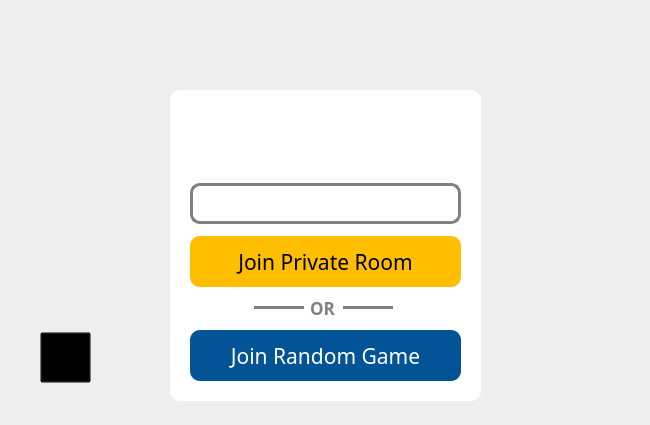
<?xml version="1.0" encoding="UTF-8"?>
<ui version="4.0">
 <class>JoinRoomClass</class>
 <widget class="QMainWindow" name="JoinRoomClass">
  <property name="geometry">
   <rect>
    <x>0</x>
    <y>0</y>
    <width>650</width>
    <height>425</height>
   </rect>
  </property>
  <property name="minimumSize">
   <size>
    <width>650</width>
    <height>425</height>
   </size>
  </property>
  <property name="maximumSize">
   <size>
    <width>650</width>
    <height>425</height>
   </size>
  </property>
  <property name="font">
   <font>
    <family>Nunito Medium</family>
   </font>
  </property>
  <property name="windowTitle">
   <string>Gartic - Join Room</string>
  </property>
  <property name="windowIcon">
   <iconset resource="../../Frontend.qrc">
    <normaloff>:/Frontend/assets/images/appicon.ico</normaloff>:/Frontend/assets/images/appicon.ico</iconset>
  </property>
  <widget class="QWidget" name="centralWidget">
   <widget class="QGroupBox" name="groupBox_join_game_window">
    <property name="geometry">
     <rect>
      <x>170</x>
      <y>90</y>
      <width>311</width>
      <height>311</height>
     </rect>
    </property>
    <property name="font">
     <font>
      <family>Nunito Medium</family>
      <pointsize>16</pointsize>
      <bold>false</bold>
      <underline>false</underline>
      <strikeout>false</strikeout>
     </font>
    </property>
    <property name="autoFillBackground">
     <bool>false</bool>
    </property>
    <property name="styleSheet">
     <string notr="true">background-color: rgb(255, 255, 255);
border-radius: 10px;</string>
    </property>
    <property name="flat">
     <bool>false</bool>
    </property>
    <property name="checkable">
     <bool>false</bool>
    </property>
    <widget class="QLabel" name="label_joinGameBadge">
     <property name="geometry">
      <rect>
       <x>40</x>
       <y>20</y>
       <width>231</width>
       <height>51</height>
      </rect>
     </property>
     <property name="text">
      <string/>
     </property>
     <property name="pixmap">
      <pixmap resource="../../Frontend.qrc">:/Frontend/assets/images/join-game-badge.png</pixmap>
     </property>
     <property name="scaledContents">
      <bool>true</bool>
     </property>
    </widget>
    <widget class="QLineEdit" name="lineEdit_enterCode">
     <property name="geometry">
      <rect>
       <x>20</x>
       <y>93</y>
       <width>271</width>
       <height>41</height>
      </rect>
     </property>
     <property name="font">
      <font>
       <family>Nunito Medium</family>
       <pointsize>14</pointsize>
      </font>
     </property>
     <property name="styleSheet">
      <string notr="true">border: 3px solid gray;
padding-left:5px;</string>
     </property>
     <property name="text">
      <string/>
     </property>
     <property name="readOnly">
      <bool>false</bool>
     </property>
    </widget>
    <widget class="QPushButton" name="pushButton_JoinPrivateRoom">
     <property name="geometry">
      <rect>
       <x>20</x>
       <y>146</y>
       <width>271</width>
       <height>51</height>
      </rect>
     </property>
     <property name="font">
      <font>
       <family>Nunito Medium</family>
       <pointsize>16</pointsize>
      </font>
     </property>
     <property name="cursor">
      <cursorShape>ArrowCursor</cursorShape>
     </property>
     <property name="layoutDirection">
      <enum>Qt::LeftToRight</enum>
     </property>
     <property name="styleSheet">
      <string notr="true">QPushButton{
background-color: rgb(255, 191, 0);
color:rgb(0,0,0);
}

QPushButton:hover, QPushButton:pressed {
   background-color: rgb(225, 165, 0);
}</string>
     </property>
     <property name="text">
      <string>Join Private Room</string>
     </property>
     <property name="iconSize">
      <size>
       <width>20</width>
       <height>20</height>
      </size>
     </property>
     <property name="checkable">
      <bool>false</bool>
     </property>
    </widget>
    <widget class="QLabel" name="label">
     <property name="geometry">
      <rect>
       <x>140</x>
       <y>210</y>
       <width>31</width>
       <height>16</height>
      </rect>
     </property>
     <property name="font">
      <font>
       <family>Nunito</family>
       <pointsize>13</pointsize>
       <bold>true</bold>
      </font>
     </property>
     <property name="styleSheet">
      <string notr="true">color: gray;</string>
     </property>
     <property name="text">
      <string>OR</string>
     </property>
    </widget>
    <widget class="QPushButton" name="pushButton_JoinRandomGame">
     <property name="geometry">
      <rect>
       <x>20</x>
       <y>240</y>
       <width>271</width>
       <height>51</height>
      </rect>
     </property>
     <property name="font">
      <font>
       <family>Nunito Medium</family>
       <pointsize>16</pointsize>
      </font>
     </property>
     <property name="cursor">
      <cursorShape>ArrowCursor</cursorShape>
     </property>
     <property name="layoutDirection">
      <enum>Qt::LeftToRight</enum>
     </property>
     <property name="styleSheet">
      <string notr="true">QPushButton {
background-color: rgb(3, 83, 151);
color: rgb(255,255,255);
}

QPushButton:hover, QPushButton:pressed {
   background-color: rgb(2, 63, 112);
}</string>
     </property>
     <property name="text">
      <string>Join Random Game</string>
     </property>
     <property name="iconSize">
      <size>
       <width>20</width>
       <height>20</height>
      </size>
     </property>
     <property name="checkable">
      <bool>false</bool>
     </property>
    </widget>
    <widget class="QLabel" name="label_lineLeft">
     <property name="geometry">
      <rect>
       <x>84</x>
       <y>216</y>
       <width>50</width>
       <height>3</height>
      </rect>
     </property>
     <property name="styleSheet">
      <string notr="true">background-color: grey;
border: 0px;
border-radius:0px;</string>
     </property>
     <property name="text">
      <string/>
     </property>
    </widget>
    <widget class="QLabel" name="label_lineRight">
     <property name="geometry">
      <rect>
       <x>173</x>
       <y>216</y>
       <width>50</width>
       <height>3</height>
      </rect>
     </property>
     <property name="styleSheet">
      <string notr="true">background-color: grey;
border: 0px;
border-radius:0px;</string>
     </property>
     <property name="text">
      <string/>
     </property>
    </widget>
   </widget>
   <widget class="QLabel" name="label_background">
    <property name="enabled">
     <bool>true</bool>
    </property>
    <property name="geometry">
     <rect>
      <x>-10</x>
      <y>0</y>
      <width>711</width>
      <height>501</height>
     </rect>
    </property>
    <property name="font">
     <font>
      <family>Nunito Medium</family>
      <stylestrategy>PreferAntialias</stylestrategy>
     </font>
    </property>
    <property name="text">
     <string/>
    </property>
    <property name="pixmap">
     <pixmap resource="../../Frontend.qrc">:/Frontend/assets/images/background.png</pixmap>
    </property>
    <property name="scaledContents">
     <bool>true</bool>
    </property>
    <property name="wordWrap">
     <bool>false</bool>
    </property>
   </widget>
   <widget class="QLabel" name="label_logo">
    <property name="geometry">
     <rect>
      <x>212</x>
      <y>20</y>
      <width>211</width>
      <height>55</height>
     </rect>
    </property>
    <property name="text">
     <string/>
    </property>
    <property name="pixmap">
     <pixmap resource="../../Frontend.qrc">:/Frontend/assets/images/gartic-logo.png</pixmap>
    </property>
    <property name="scaledContents">
     <bool>true</bool>
    </property>
   </widget>
   <widget class="QPushButton" name="pushButton_goBack">
    <property name="geometry">
     <rect>
      <x>40</x>
      <y>332</y>
      <width>51</width>
      <height>51</height>
     </rect>
    </property>
    <property name="styleSheet">
     <string notr="true">background:transparent;</string>
    </property>
    <property name="text">
     <string/>
    </property>
    <property name="icon">
     <iconset resource="../../Frontend.qrc">
      <normaloff>:/Frontend/assets/images/go-back-icon-yellow.png</normaloff>:/Frontend/assets/images/go-back-icon-yellow.png</iconset>
    </property>
    <property name="iconSize">
     <size>
      <width>51</width>
      <height>51</height>
     </size>
    </property>
   </widget>
   <zorder>label_background</zorder>
   <zorder>groupBox_join_game_window</zorder>
   <zorder>label_logo</zorder>
   <zorder>pushButton_goBack</zorder>
  </widget>
 </widget>
 <layoutdefault spacing="6" margin="11"/>
 <resources>
  <include location="../../Frontend.qrc"/>
  <include location="../../Frontend.qrc"/>
 </resources>
 <connections/>
</ui>
